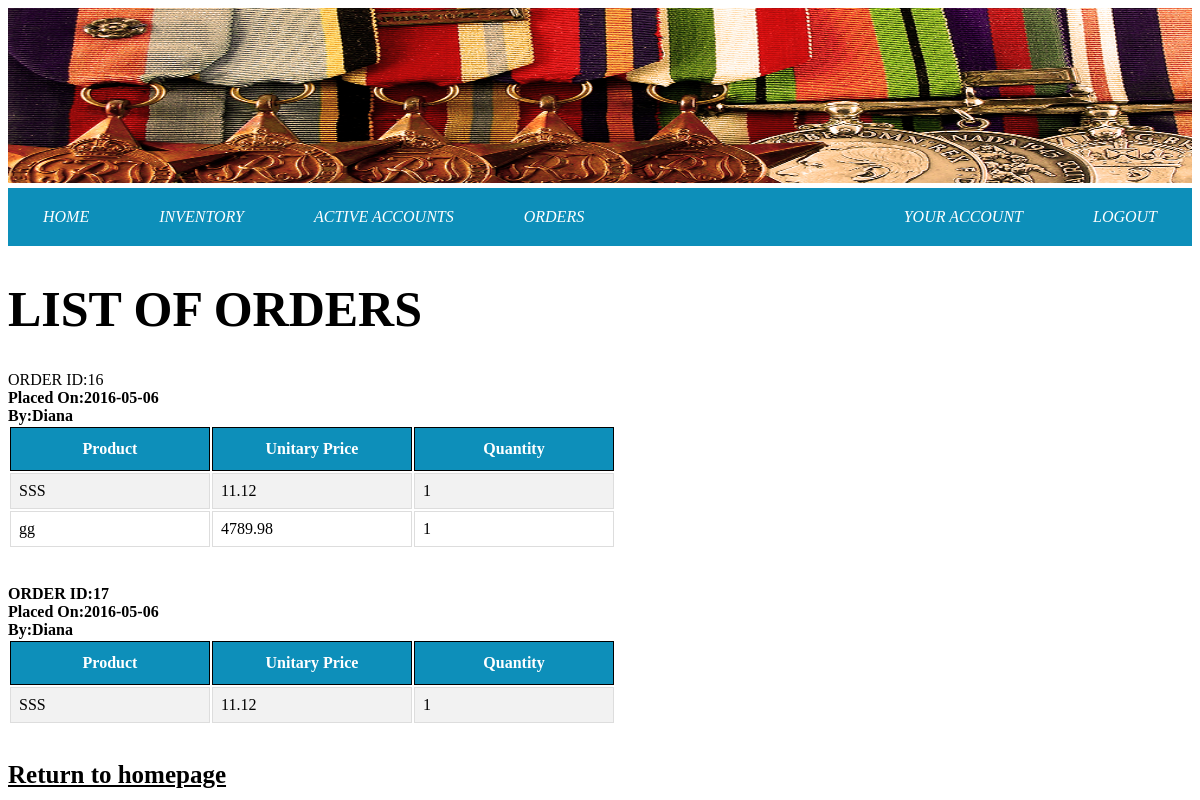
Page /ADMIN_ALL_ORDERS.php (signed in) on the committed database.
### tables this page shows
CREATE TABLE `orders` (
  `order_id` int(9) NOT NULL,
  `order_date` date NOT NULL,
  `payment_id` int(9) NOT NULL,
  `user_id` int(9) NOT NULL,
  `address_id` int(9) NOT NULL
);

CREATE TABLE `users` (
  `user_id` int(11) NOT NULL,
  `username` varchar(30) NOT NULL,
  `password` varchar(30) NOT NULL,
  `user_first_name` varchar(30) NOT NULL,
  `user_last_name` varchar(30) NOT NULL,
  `user_dob` date NOT NULL,
  `user_gender` varchar(1) NOT NULL,
  `user_email` varchar(50) NOT NULL,
  `user_role_id` int(1) NOT NULL,
  `banned_until` date NOT NULL
);

### ADMIN_ALL_ORDERS.php (the view, shortened to what this page needs)
<html>
   <head>
		    <link rel="stylesheet" type="text/css" href="QMDB_01.css">
					    <link rel="stylesheet" type="text/css" href="orderTable.css">
   </head>
   <body>
   <header>
            <img id="headerImage" src="header.jpg" alt="2806 Logo" >
		<div id="header">
			<div id="navbar">
				<ul style="list-style-type:none;margin:0;padding:0;">
					<li><a href="qmdb_admin.php">HOME</a></li>
					<li><a href="QMDB_INVENTORY.php">INVENTORY</a></li>
					<li><a href="QMDB_ALL_ACCOUNTS.php">ACTIVE ACCOUNTS</a></li>
					<li><a href="ADMIN_ALL_ORDERS.php">ORDERS</a></li>
					<div id="rightmostElements">
					<li><a href="ADMIN_PROFILE.php">YOUR ACCOUNT</a></li>
					<li><a href="logout2.php">LOGOUT</a></li>
					</div>
				</ul>
			</div>
		</div>
		</header>
      <h1 style="font-size: 50px;">LIST OF ORDERS</h1
	  <?php
       include ('connection.php');
	    $STH = $DBH->prepare("SELECT order_id, order_date, user_first_name  FROM orders INNER JOIN users using(user_id)");
		$STH->execute();
		$STH->setFetchMode(PDO::FETCH_OBJ);
		while($row = $STH->fetch()){
			echo '<label id="orderId" style="font-weight: bold;">ORDER ID:',$row->order_id,'</label></br>';
			echo '<label id="orderDate" style="font-weight: bold;">Placed On:',$row->order_date,'</label></br>';
			echo '<label id="By" style="font-weight: bold;">By:',$row->user_first_name,'</label></br>';
			$stmt = $DBH->prepare("SELECT product.product_name, product.product_price, order_detail.quantity FROM order_detail
														INNER JOIN orders USING (order_id)
														INNER JOIN product USING (product_id)
													WHERE order_id = ?");
			$stmt->bindParam(1,$row->order_id);
			$stmt->execute();
			$stmt->setFetchMode(PDO::FETCH_OBJ);
			echo '<table id="order">
					<col width="200">
					<col width="200">
					<col width="200">
					<tr>
						<th>Product</th>
						<th>Unitary Price</th>
						<th>Quantity</th>
					</tr>';
			while($record = $stmt->fetch()){
				echo '<tr>
						<td>',$record->product_name,'</td>
						<td>',$record->product_price,'</td>
						<td>',$record->quantity,'</td>
					  </tr>';
			}
			echo '</table></br></br>';
		}
    ?>
       <a style="font-weight: bold; color: #000000; font-size: 25px;" href="QMDB_ADMIN.php" id="return" href="QMDB_ADMIN.php">Return to homepage</a>
   </body>
</html>

### QMDB_01.css (style rules this page uses)
body { background: #FFFFFF; }
#header { height: auto; position: relative; }
#header ul { list-style-type: none; margin: 0; padding: 0; overflow: hidden; background-color: #0D8FBA; }
#header li { margin: 10px; float: left; }
#header li a { text-decoration: small-caps; display: block; color: white; text-align: center; padding: 10px 25px; text-decoration: none; font-style: oblique; }
#rightmostElements { float:right; }
#headerImage { width:100%; height: 175px; margin-bottom: 5px; }

### orderTable.css (style rules this page uses)
#order table,th,td { border: 1px solid black; }

### ADMIN_ALL_ORDERS.php (style rules this page uses)
#order td, #customers th { border: 1px solid #ddd; text-align: left; padding: 8px; }
#order tr:nth-child(even) { background-color: #f2f2f2 }
#order th { padding-top: 12px; padding-bottom: 12px; background-color: #0D8FBA; color: white; }

### rows in the picture
orders: order_id "16", order_date "2016-05-06", user.user_first_name "Diana", product_name "SSS", product_price "11.12", quantity "1", product_name "gg", product_price "4789.98"
orders: order_id "17", order_date "2016-05-06", user.user_first_name "Diana", product_name "SSS", product_price "11.12", quantity "1"
